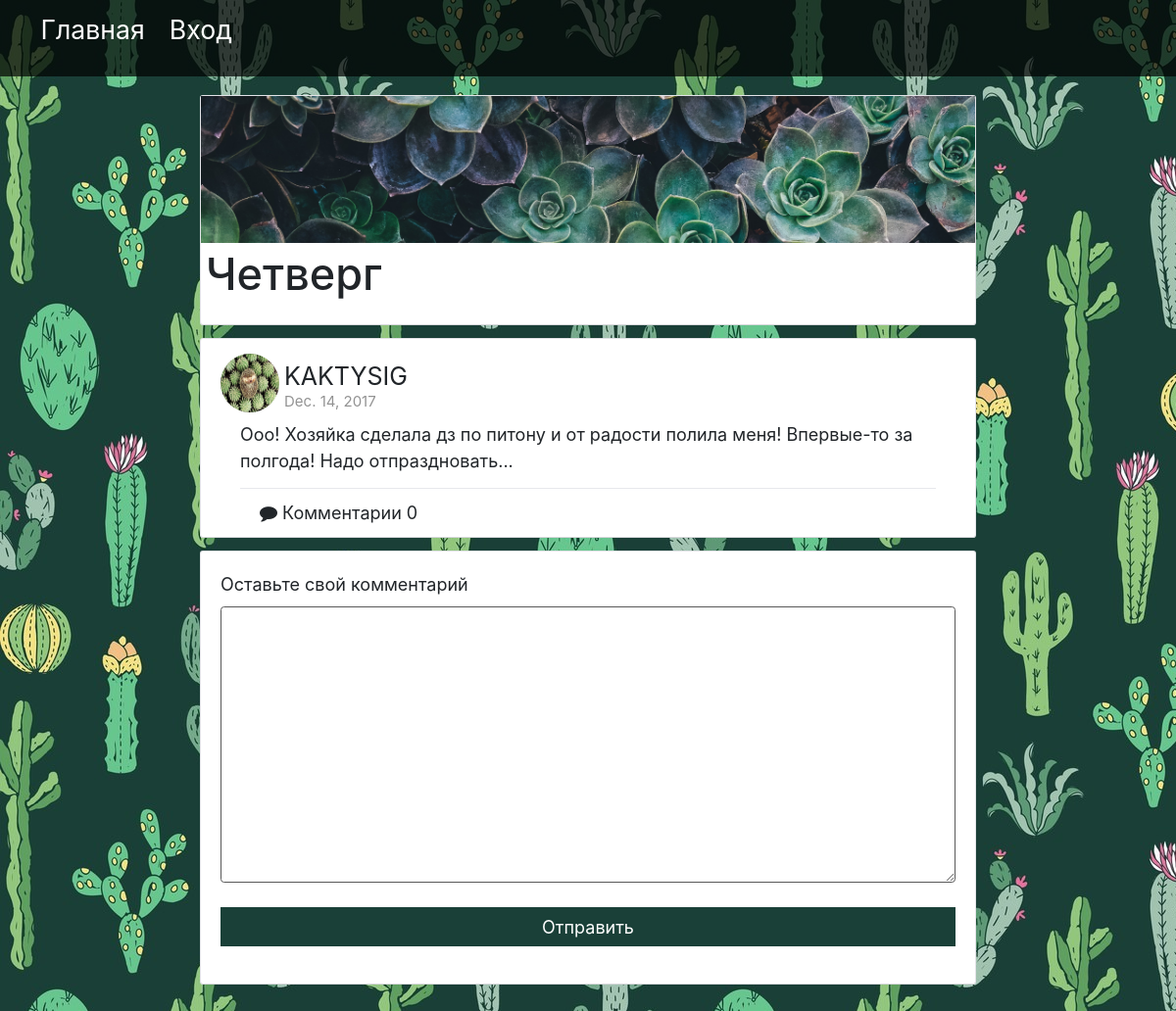
The app's page /article/22/ with its own data.
### blog/models.py (models this page shows)
class Articles(models.Model):
    name = models.CharField(max_length=140)
    content = models.TextField()
    created_at = models.DateField(default=timezone.now)
    comments_on = models.BooleanField(default=True)
    likes = models.IntegerField(default=0)
    user = models.ForeignKey('auth.User', to_field='username')

### blog/views.py (the view)
# urls.py: url(r'^article/(?P<article_id>\d+)/$', article_view, name='article'),
def article_view(request, article_id):
    item = get_object_or_404(Articles, id=article_id)
    comments = Comments.objects.all().filter(article_id=article_id)
    form = NewComment()
    if request.user.is_authenticated: username = request.user.username
    else: username = 'Анонимный пользоатель'
    return render(request, 'blog/article.html',{
        'item' : item,
        'title' : item.name,
        'comments': comments,
        'form' : form,
        'username': username,
        'auth' : request.user.is_authenticated,
    })

### blog/forms.py
class NewComment(forms.ModelForm):
    class Meta:
        model = Comments
        fields = ('content', )

### blog/templates/blog/article.html (shortened to what this page needs)
{% extends 'blog/_base.html' %}
{% load static %}
{% block content %}
    <div class="article block">
        <div class="article-header">
            <a class="article-image">
                <img src="{% static 'blog/avatars/kaktysig.jpg' %}" class="article-img">
            </a>
            <div class="article-header-info">
                <h5 class="article-author"><a class="author">{{ item.user }}</a></h5>
                <div class="article-date"><span>{{ item.created_at }}</span></div>
            </div>
            <div class="article-content">
                <div class="article-info">
                    <div class="article-text">
                        <div>{{ item.content }}</div>
                    </div>
                    <div class="article_footer">
                        <div class="article_comments">
                            <i class="fa fa-comment" aria-hidden="true"></i>
                            <span class="article-footer-item-text">Комментарии</span><span>{{ comments.count }}</span>
                        </div>
                    </div>
                </div>
            </div>
        </div>
    </div>
    <div class="block comment">
        <form class="new-comment" action="{% url 'create_new_comment' article_id=item.id %}" method="POST">
            <div class="form-group">
                <label>Оставьте свой комментарий</label>
                <br>
                {{ form.content }}
            </div>
            <div class="form-group">
                <button type="submit">Отправить</button>
            </div>
        </form>
    </div>
{% endblock %}
{% block title %}
    <h1>{{ title }}</h1>
{% endblock %}
{% block menu %}
    <ul>
        <li><a href="{% url 'home' %}">Главная</a></li>
        {% if not auth %}
        <li><a href="/admin/login">Вход</a></li>
            {% else %}
            <li><a href="/admin/logout">Выход</a></li>
        {% endif %}
    </ul>
{% endblock %}

### blog/static/blog/css/style.css (style rules this page uses)
body { background-image: url(../img/back.jpg); padding: 0px; background-color: #1a4038; }
a { text-decoration: none; }
.block { position: relative; background: #fff; border-radius: 2px; box-shadow: 0 1px 0 0 #d7d8db, 0 0 0 1px #e3e4e8; margin: 15px 0 0; }
menu > ul > li { display: inline-block; padding-right: 20px; }
menu > ul > li a { color: white; font-size: 20pt; }
.header-name > h1 { margin-top: 0; padding: 5px; }
.article-header { padding: 15px 20px 0; }
.article-image { display: block; float: left; }
.article-img { width: 60px; height: 60px; border-radius: 50%; vertical-align: top; }
.article-header-info { margin-left: 65px; padding-top: 8px; }
.article-author { font-size: 25px; margin: 0; font-weight: 400; }
.article-date { font-size: 15px; color: #939393; }
.article-text { word-wrap: break-word; text-overflow: ellipsis; position: relative; padding: 8px 20px 19px; margin-bottom: -5px; }
.article_footer { padding: 11px 0; margin: 0 20px; border-top: 1px solid #e7e8ec; border-radius: 0 0 2px 2px; }
.article_footer > div { display: inline-block; margin-left: 20px; }
.article-footer-item-text { margin-right: 5px; }
.block > form { padding: 20px; }
.form-group > input[type="text"], .form-group > textarea { width: 100%; }
.form-group > button[type="submit"] { width: 100%; background: #1a4038; }

### records on screen
Articles: name "Четверг", user "KAKTYSIG", created_at "Dec. 14, 2017", content "Ооо! Хозяйка сделала дз по питону и от радости полила меня! Впервые-то за полгода! Надо отпраздновать..."

### other values on screen
{{ comments.count }} "0"
